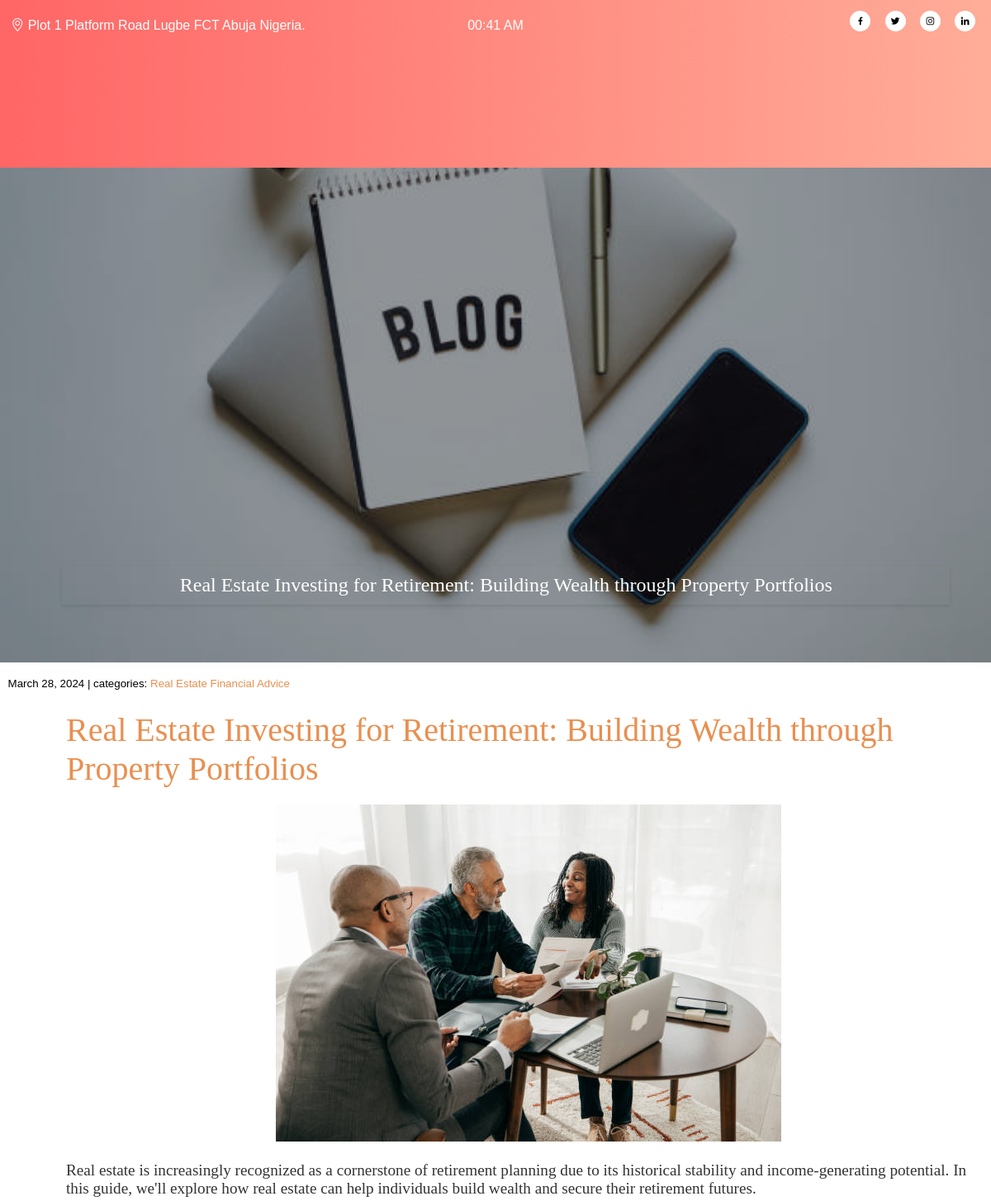
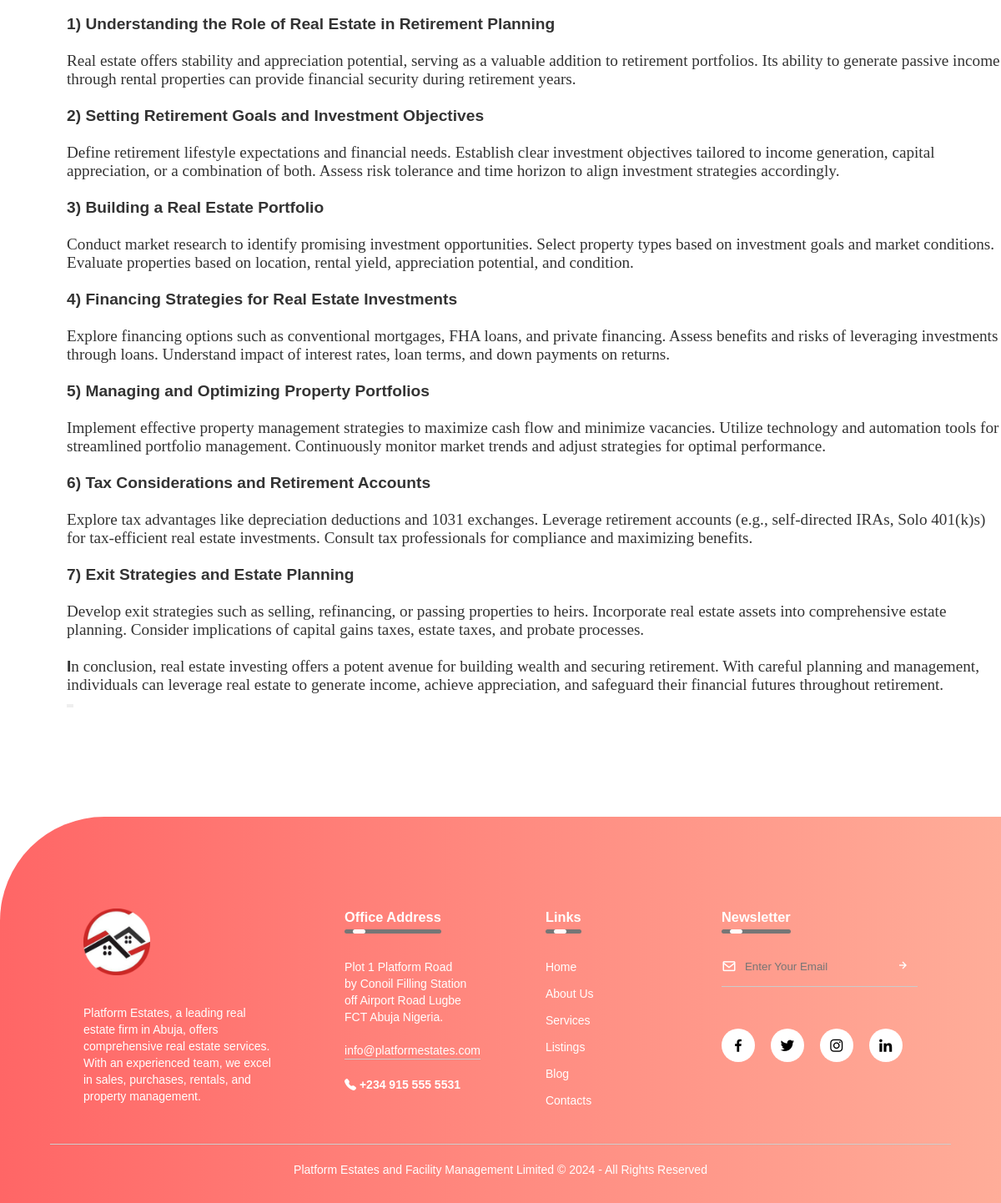
/post/5/, run on the app's committed database (2 pictures, top to bottom).
### estates/models.py (models this page shows, shortened)
class Post(models.Model):
    title = models.CharField(max_length = 300)
    body = models.TextField()
    image = models.ImageField(upload_to = 'media/', null = True, blank = True)
    image_1 = models.ImageField(upload_to='media/', null = True, blank = True)
    date_created = models.DateTimeField(auto_now_add = True)
    categories = models.ManyToManyField('Category', related_name = 'posts')

class Category(models.Model):
    name = models.CharField(max_length = 50)
    class Meta:
        verbose_name_plural = 'Categories'

### estates/views.py (the view, shortened to what this page needs)
# urls.py: path('post/<int:pk>/', views.blog_detail, name = 'blog_detail'),
def blog_detail(request, pk):
    current_datetime = datetime.now()
    post = Post.objects.get(pk=pk)
    newsletter = NewsletterForm()
    form = CommentForm()
    comments = Comment.objects.filter(post=post)
    context = {
            'post': post,
            'comments': comments,
            'date': current_datetime,
            'newsletter': newsletter,
            }
    return render(request, 'pages/blog_detail.html', context)

### estates/forms.py
class NewsletterForm(forms.ModelForm):
    class Meta:
        model = Newsletter
        fields = ['email']

### estates/templates/pages/blog_detail.html (shortened to what this page needs)
{% load static %}
<!DOCTYPE html>
<html>
    <head>
        <link rel = 'stylesheet' href='https://unpkg.com/boxicons@2.1.4/css/boxicons.min.css'>
        <link rel = 'stylesheet' href='https://cdn.jsdelivr.net/npm/bootstrap-icons@1.11.3/font/bootstrap-icons.min.css'>
        <link rel = 'stylesheet' href ='{% static 'head_foot.css' %}'>
        <link rel = 'stylesheet' href  ='{% static 'blog.css' %}'>
    </head>
    <body>
        <div class = 'container'>
            <div class = 'pre_head'>
                <p> <span class = 'address'> <i class="bi bi-geo-alt"></i> Plot 1 Platform Road Lugbe FCT Abuja Nigeria.</span>
                    <span class = 'date'> {{ date|date:'H:i A' }} </span>
                    <span class = 'profile_links'>
                    <a href = 'https://www.facebook.com/profile.php?id=100089944118473'><i class='bx bxl-facebook'></i></a>
		            <a href = 'https://twitter.com/Platformestate3'><i class='bx bxl-twitter'></i></a>
		            <a href = 'https://www.instagram.com/platformestate/'><i class='bx bxl-instagram'></i></a>
		            <a href = 'https://ng.linkedin.com/in/platform-estates-bb3751263'><i class='bx bxl-linkedin'></i></a>
                    </span>
                </p>
            </div>
    <header>
	    <div class="logo">
            <a href='/'><img src="{% static 'platform_logo (2).png' %}" alt="Platform Logo" class = 'logo'></a>
        </div>
	    <nav>
		    <ul>
			    <li><a href = '/' class = 'active'> Home </a></li>
			    <li><a href = '{% url 'about_us' %}'> About Us </a></li>
			    <li><a href = '{% url 'services' %}'> Services </a></li>
			    <li><a href = '{% url 'listings' %}'> Listings </a></li>
			    <li><a href = '#'> Blog </a></li>
			    <li><a href = '{% url 'contact' %}'> Contacts </a></li>
		    </ul>
	    </nav>
        <div class = 'quote'><p> {{ post.title }} </p></div>
    </header>
        <div class = 'small'><small>
            {{ post.date_created.date }} | categories:
            {% for category in post.categories.all %}
                <a href = '{% url 'blog_category' category.name %}'> {{ category.name }} </a>
            {% endfor %}
        </small></div>
        <div class = 'blog_content'>
            <h3> {{ post.title }} </h3>
            <div class = 'image'>
                <div class = 'img'>
                    {% if post.image %}
                        <img src="{{post.image.url}}" alt="{{ post.title }}"/>
                    {% endif %}
                </div>
            </div>
            <p> {{post.body | safe }} </p>
        </div>
    <footer>
        <div class = 'row'>
            <div class = 'col'>
                <img src = '{% static 'platform_logo.PNG' %}' alt = 'Logo' class = 'logo'>
                <p> Platform Estates, a leading real estate firm in Abuja, offers comprehensive real estate services. With an experienced team, we excel in sales, purchases, rentals, and property management.</p>
            </div>
            <div class = 'col'>
                <h3> Office Address <div class = 'underline'><span></span></div></h3>
                <p> Plot 1 Platform Road </p>
                <p> by Conoil Filling Station off Airport Road Lugbe  </p>
                <p> FCT Abuja Nigeria. </p>
                <p class = 'email_id'> info@platformestates.com </p>
                <h4><i class = "bi bi-telephone-fill"></i> +234 915 555 5531 </h4>
            </div>
            <div class = 'col'>
                <h3> Links <div class = 'underline'><span></span></div></h3>
                <ul>
                   <li><a href = '/'> Home </a></li>
                   <li><a href = '{% url 'about_us' %}'> About Us </a></li>
                   <li><a href = '{% url 'services' %}'> Services </a></li>
                   <li><a href = '{% url 'listings' %}'> Listings </a></li>
                   <li><a href = '#'> Blog </a></li>
                   <li><a href = '{% url 'contact' %}'> Contacts </a></li>
                </ul>
            </div>
            <div class = 'col'>
                <h3> Newsletter <div class = 'underline'><span></span></div></h3>
                <form action="" method="post">
                    <i class='bx bx-envelope'></i>
                    <input type='email' name='email' maxlength='254' required id='id_email' placeholder = 'Enter Your Email'>
                    <button type = 'submit'> <i class='bx bx-right-arrow-alt'></i> </button>
                </form>
                <div class = 'social_icons'>
                    <a href = 'https://www.facebook.com/profile.php?id=100089944118473'><i class='bx bxl-facebook'></i></a>
                    <a href = 'https://twitter.com/Platformestate3'><i class='bx bxl-twitter'></i></a>
                    <a href = 'https://www.instagram.com/platformestate/'><i class='bx bxl-instagram'></i></a>
                    <a href = 'https://ng.linkedin.com/in/platform-estates-bb3751263'><i class='bx bxl-linkedin'></i></a>
                 </div>
            </div>
        </div>
        <hr/>
            <p class = 'copyright'> Platform Estates and Facility Management Limited &copy; {{ date|date:'Y' }} - All Rights Reserved </p>
    </footer>
    </body>
</html>

### StaticFiles/head_foot.css (style rules this page uses)
* { margin: 0; padding: 0; box-sizing: border-box; font-family: 'poppins', sans-serif; }
.pre_head { position: absolute; top: 0; left: 0; height: 7%; width: 100%; z-index: 2; background: linear-gradient(to right,#ff6666, #ffad99); color: #fff; font-size: 1em; font-family: 'Montserrat', sans-serif; }
.pre_head p { padding-top: 1.1%; text-align: center; position: relative; }
.pre_head .address { position: absolute; left: 0; padding-left: 0.5%; padding-top: 0.7%; transform: translateX(2%) }
.pre_head .date { display: inline-block; padding-top: 0.7%; }
.pre_head .profile_links { position: absolute; right: 0; padding-right: 0.5%; }
.profile_links i { width: 25px; height: 25px; border-radius: 50%; text-align: center; line-height: 25px; font-size: .8em; color: #000; background: #fff; margin-right: 1em; cursor: pointer; }
header { height: 100vh; position: relative; width: 100%; }
header::before { content: ''; position: absolute; top: 0; left: 0; width: 100%; height: 100vh; background-color: rgba(0, 0, 0, 0.4); }
header .logo { width: 40%; max-width: 50%; position: absolute; top: 2.8em; left: 2%; height: auto; cursor: pointer; }
nav { background: transparent; width: 100%; position: absolute; top: 12%; }
nav ul li { display: inline-block; line-height: 5em; margin: 0 0.3em; }
nav ul { float: right; margin-right: 3.3em; }
nav ul li a { color: #fff; text-decoration: none; font-weight: bold; font-size: 1.25em; padding: 0.6em 1em; border: 3px solid transparent; transition: .2s; cursor: pointer; }
nav ul li a:hover, nav ul li a.active { border-bottom-color: #FFAD99; }
header .quote { position: absolute; bottom: 4.4em; right: 3.1em; padding: 0.6em; background: transparent; box-shadow: 0 0.125em 0.25em rgba(0, 0, 0, 0.1); color: #fff; text-align: center; }
header .quote p { font-size: 2vw; font-family: 'Tangerine', serif; width: 44em; }
footer { width: 100%; position: static; bottom: 0; background: linear-gradient(to right,#ff6666, #ffad99); color: #fff; padding: 100px 0 30px; border-top-left-radius: 125px; font-size: 14px; line-height: 20px; margin-top: 1.5em; }
footer .row { width: 85%; margin: auto; display: flex; flex-wrap: wrap; align-items: flex-start; justify-content: space-between; }
footer .logo { width: 80px; margin-bottom: 30px; }
footer .col { flex-basis: 25%; padding: 10px; }
footer .col:nth-child(2), footer .col:nth-child(3) { flex-basis: 15%; }
.col h3 { width: fit-content; margin-bottom: 40px; position: relative; }
.col .email_id { width: fit-content; border-bottom: 1px solid #ccc; margin: 20px 0; }
footer ul li { list-style: none; margin-bottom: 12px; }
footer ul a { text-decoration: none; color: #fff; cursor: pointer; }
footer form { padding-bottom: 15px; display: flex; align-items: center; justify-content: space-between; border-bottom: 1px solid #ccc; margin-bottom: 50px; }
footer form i { font-size: 18px; margin-right: 10px; }
footer form input { width: 100%; background: transparent; color: #ccc; border: 0; outline: none; }
footer form button { background: transparent; border: 0; outline: none; cursor: pointer; }
footer form button .bx-right-arrow-alt { font-size: 16px; color: #fff; }
footer .social_icons i { width: 40px; height: 40px; border-radius: 50%; text-align: center; line-height: 40px; font-size: 20px; color: #000; background: #fff; margin-right: 15px; cursor: pointer; }
footer hr { width: 90%; border: 0; border-bottom: 1px solid #ccc; margin: 20px auto; }
footer .copyright { text-align: center; }
footer .underline { width: 100%; height: 5px; background: #767676; border-radius: 3px; position: absolute; top: 25px; left: 0; overflow: hidden; }
footer .underline span { width: 15px; height: 100%; background: #fff; border-radius: 3px; position: absolute; top: 0; left: 10px; animation: moving 2s linear infinite; }

### data on the page
Post: title "Real Estate Investing for Retirement: Building Wealth through Property Portfolios", date_created "March 28, 2024", image (picture), body "Real estate is increasingly recognized as a cornerstone of retirement planning due to its historical stability and income-generating potential. In this guide, we'll explore how real estate can help individuals build wealth and secure their retirement futures. 1) Understanding the Role of Real Estate in Retirement Planning Real estate offers stability and appreciation potential, serving as a valuable addition to retirement portfolios. Its ability to generate passive income through rental properties can provide financial security during retirement years. 2) Setting Retirement Goals and Investment Objectives Define retirement lifestyle expectations and financial needs. Establish clear…"
Category: name "Real Estate"
Category: name "Financial Advice"

### other printed values
{{ date|date:'H:i A' }} "00:41 AM"
{{ date|date:'Y' }} "2024"
